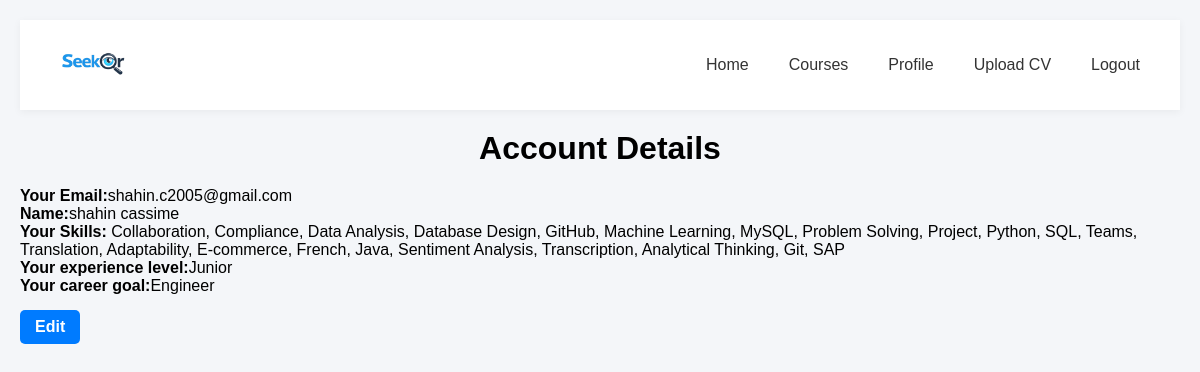
The app's page /account-page (signed in), older data.
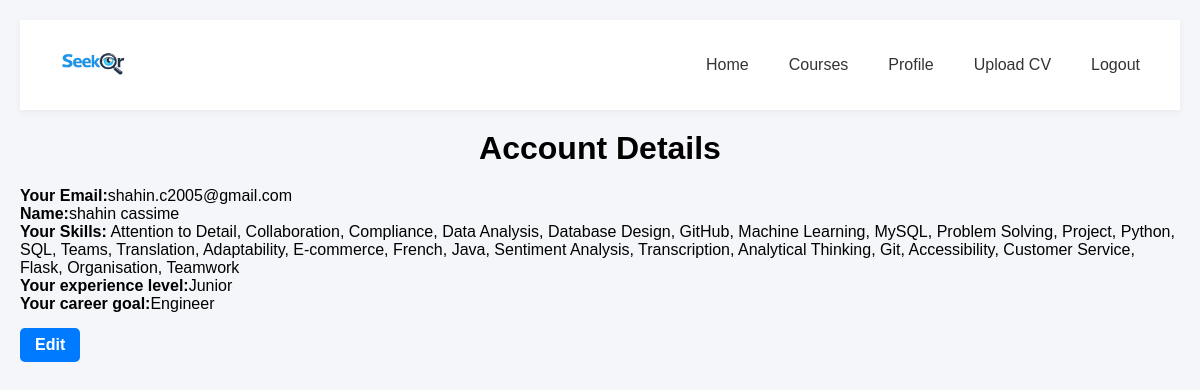
The same page, newer data.
### app.py (models this page shows, shortened)
class User(db.Model):
    __tablename__="user"
    id = db.Column(db.Integer, primary_key=True)
    email = db.Column(db.String(120), unique=True, nullable=False)
    password = db.Column(db.String(200), nullable=False)
    name = db.Column(db.String(100))
    experience_level=db.Column(db.String(100))
    carrer_goal= db.Column(db.String(100))
    skills = db.relationship("UserSkill",back_populates="user",cascade="all, delete-orphan")

class UserSkill(db.Model):
    __tablename__="user_skill"
    id = db.Column(db.Integer, primary_key=True)
    user_id=db.Column(db.Integer,db.ForeignKey("user.id"), nullable=False)
    skill_id = db.Column(db.Integer, db.ForeignKey("skill.id"), nullable=False)
    user = db.relationship("User", back_populates="skills")
    skill = db.relationship("Skill", back_populates="users")
    __table_args__ = (
        db.UniqueConstraint("user_id", "skill_id", name="uq_user_skill"),
    )

class Skill(db.Model):
    __tablename__="skill"
    id = db.Column(db.Integer, primary_key=True)
    name = db.Column(db.String(120), unique=True, nullable=False)
    users = db.relationship("UserSkill",back_populates="skill",cascade="all, delete-orphan")

### app.py (the view)
@app.route('/account-page', methods=['GET'])
def account_page():
    if 'user' not in session:
        flash('Please login first', 'error')
        return redirect(url_for('login_page'))
    user = User.query.filter_by(email=session['user']).first()
    if not user:
        flash('User not found', 'error')
        return redirect(url_for('login_page'))
    return render_template('account_page.html', user=user)

### templates/account_page.html (shortened to what this page needs)
<!DOCTYPE html>
<html lang="en">
<head>
  <link rel="stylesheet" href="{{ url_for('static', filename='account_page.css') }}">
</head>
<body>
  {%include 'navbar.html'%}
<h1>Account Details</h1>
<p><strong>Your Email:</strong>{{ user.email}}</p>
<p><strong>Name:</strong>{{ user.name}}</p>
<p><strong>Your Skills:</strong>
  {% for us in user.skills %}
    {{ us.skill.name }}{% if not loop.last %}, {% endif %}
  {% endfor %}
</p>
<p><strong>Your experience level:</strong>{{ user.experience_level}}</p>
<p><strong>Your career goal:</strong>{{ user.carrer_goal}}</p>
<a href="{{ url_for('edit_account') }}" class="btn">
  Edit
</a>
</body>

### templates/navbar.html
<nav class="navbar">
<link rel="stylesheet" href="{{ url_for('static', filename='navbar.css') }}">
<div class="nav-brand">
  <a href="{{ url_for('home_page') }}">
      <img src="{{ url_for('static', filename='logo.png') }}" alt="Seeker Logo" class="logo">
  </a>
</div>
    <ul class="nav-links">
      <li><a href="{{ url_for('home_page') }}" class="{% if request.endpoint == 'home_page' %}active{% endif %}">Home</a></li>
      <li><a href="{{ url_for('courses_page') }}" class="{% if request.endpoint == 'coureses' %}active{% endif %}">Courses</a></li>
      <li><a href="{{ url_for('account_page') }}" class="{% if request.endpoint == 'account' %}active{% endif %}">Profile</a></li>
      <li><a href="{{ url_for('upload_cv')}}" class ="{% if request.endpoint == 'upload_cv' %} active {% endif %}">Upload CV </a></li>
      {%if session.get('user')%}
      <li><a href="{{url_for('logout')}}"> Logout</a></li>
      {%else%}
      <li><a href="{{ url_for('login_page') }}" class="{% if request.endpoint == 'login_page' %}active{% endif %}">Login</a></li>
      {%endif%}
    </ul>
  </nav>

### static/account_page.css (style rules this page uses)
* { margin: 0; padding: 0; box-sizing: border-box; font-family: Arial, Helvetica, sans-serif; }
body { background-color: #f4f6f9; padding: 20px; }
h1 { text-align: center; margin: 20px 0; }
.btn { display: inline-block; margin-top: 15px; padding: 8px 15px; background-color: #007bff; color: white; text-decoration: none; border-radius: 5px; font-weight: bold; }

### static/navbar.css (style rules this page uses)
* { box-sizing: border-box; }
.navbar { background: white; padding: 15px 30px; display: flex; justify-content: space-between; align-items: center; box-shadow: 0 2px 8px rgba(0,0,0,0.05); position: sticky; top: 0; z-index: 1000; }
.nav-brand { display: flex; align-items: center; }
.logo { height: 60px; width: auto; display: block; }
.nav-links { list-style: none; display: flex; gap: 20px; margin: 0; padding: 0; }
.nav-links li a { text-decoration: none; color: #333; font-weight: 500; padding: 6px 10px; border-radius: 5px; transition: 0.2s ease; }

Row changes from the older to the newer data that the page shows:
added UserSkill: skill.name "Attention to Detail"
changed UserSkill: skill.name "SAP" → "Accessibility"; now shows ","
added UserSkill: skill.name "Customer Service"
added UserSkill: skill.name "Flask"
added UserSkill: skill.name "Organisation"
added UserSkill: skill.name "Teamwork"
